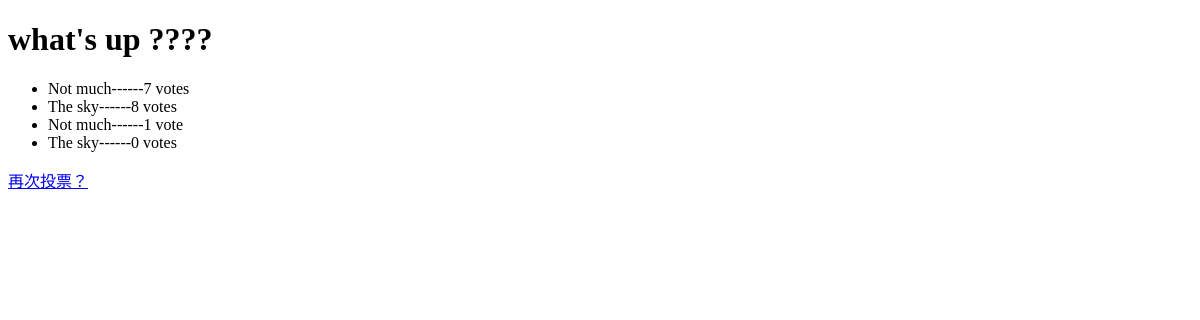
/polls/1/results/, run on an earlier commit of the app's database.
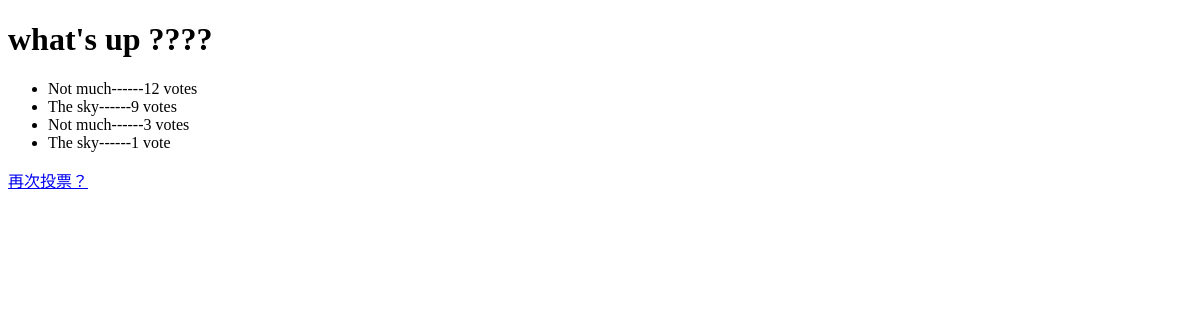
And on a later commit of the database.
### polls/models.py (models this page shows, shortened)
class Question(models.Model):
    question_text = models.CharField('问题',max_length=200)
    pub_date = models.DateTimeField('date published')

class Choice(models.Model):
    question = models.ForeignKey(Question)
    choice_text = models.CharField('选择',max_length=200)
    votes = models.IntegerField('投票',default=0)

### polls/views.py (the view)
# urls.py: url(r'^(?P<pk>[0-9]+)/results/$',views.ResultsView.as_view(),name='results'),
class ResultsView(generic.DetailView):
    model = Question
    template_name = 'polls/results.html'

### django-polls/polls/templates/polls/results.html (shortened to what this page needs)
<!DOCTYPE html>
<html lang="en">
<head>
</head>
<body>
    <h1>{{ question.question_text }}</h1>
    <ul>
        {% for choice in question.choice_set.all  %}
            <li>{{ choice.choice_text }}------{{ choice.votes }}  vote{{ choice.votes | pluralize }}</li>
        {% endfor %}
    </ul>
    <a href="{% url 'polls:detail' question.id %}">再次投票？</a>
</body>
</html>

What changed in the data, as far as the page shows it:
changed Choice (number 1 of 4 on the later page): votes "7" → "12"
changed Choice (number 2 of 4 on the later page): votes "8" → "9"
changed Choice (number 3 of 4 on the later page): votes "1" → "3"; votes|pluralize (not shown) → "s"
changed Choice (number 4 of 4 on the later page): votes "0" → "1"; votes|pluralize "s" → (not shown)
